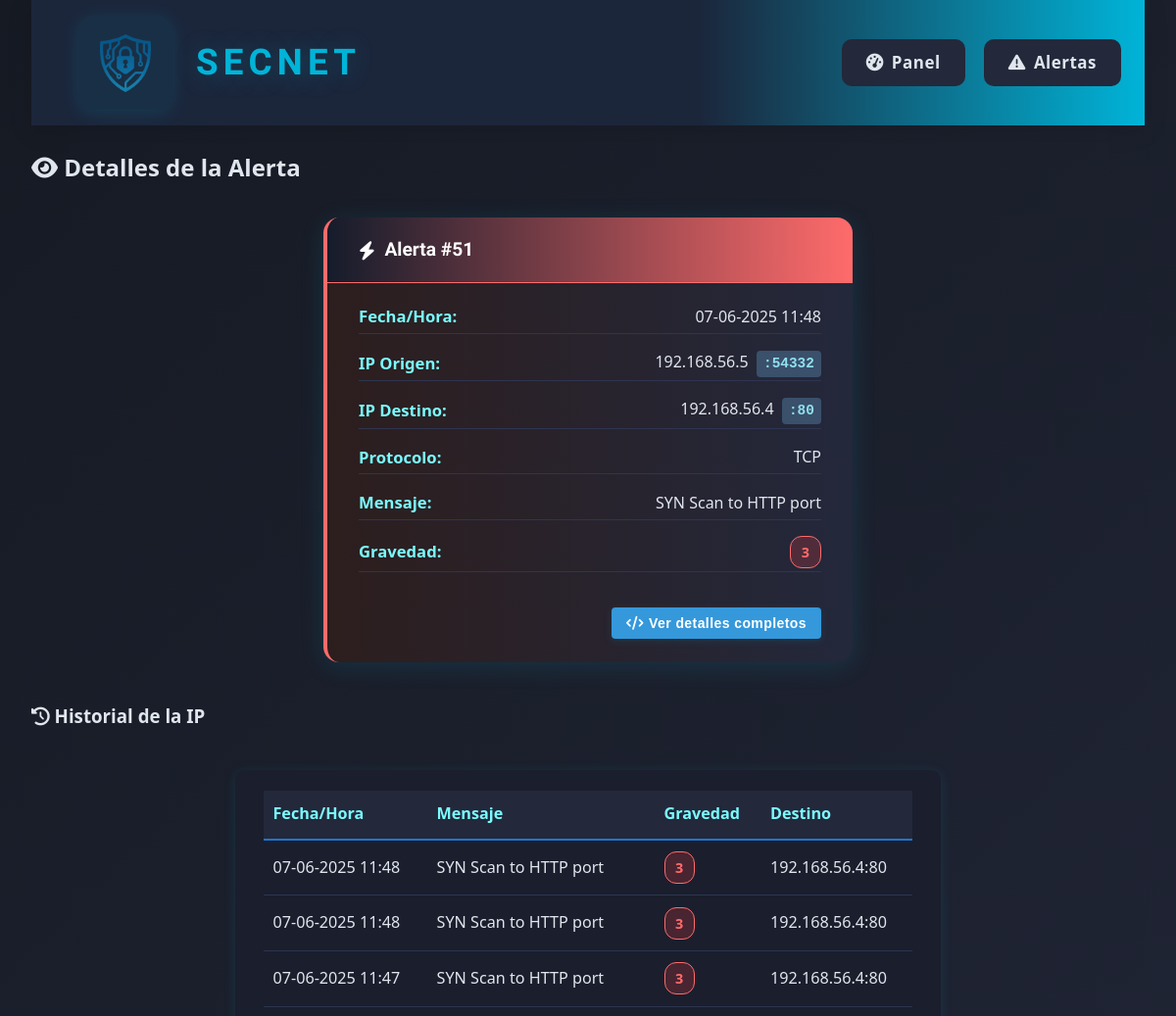
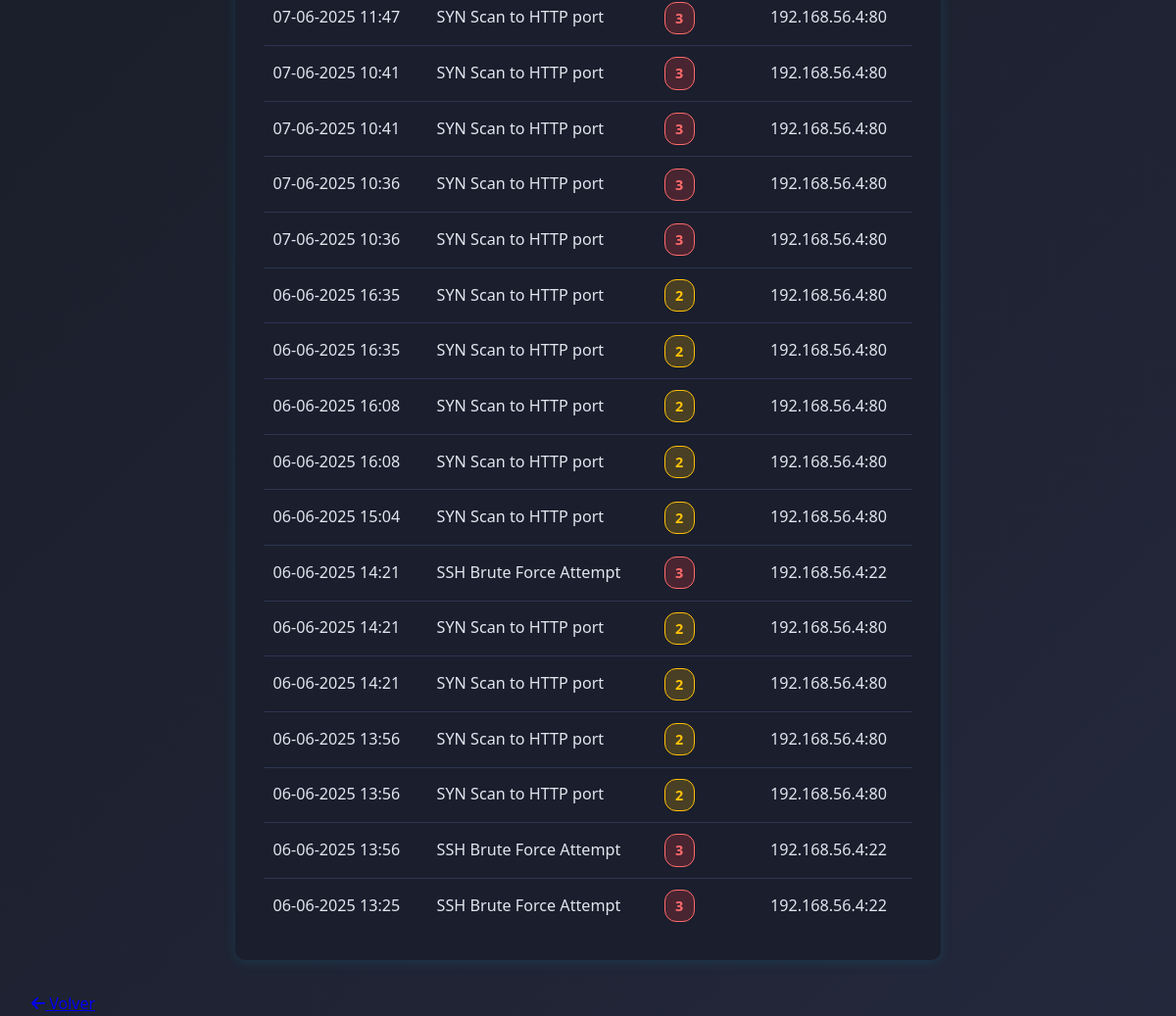
Screenshot of /web-interface/alert-details.php?id=51 with the database file from the repository (2 pictures, top to bottom).
### tables this page shows
CREATE TABLE alerts (
        id INTEGER PRIMARY KEY AUTOINCREMENT,
        timestamp TEXT,
        source_ip TEXT,
        source_port TEXT,
        destination_ip TEXT,
        dest_port TEXT,
        alert_message TEXT,
        severity INTEGER,
        protocol TEXT,
        action_taken TEXT,
        raw_data TEXT
    );

### web-interface/alert-details.php (the view, shortened to what this page needs)
<?php
$id = intval($_GET['id']);
$db = new SQLite3('/var/www/html/database/alerts.db');
$stmt = $db->prepare('SELECT * FROM alerts WHERE id = :id');
$stmt->bindValue(':id', $id, SQLITE3_INTEGER);
$result = $stmt->execute();
$alert = $result->fetchArray(SQLITE3_ASSOC);
$source_ip = $alert['source_ip'];
$history = [];
if ($source_ip) {
    $hist_stmt = $db->prepare('SELECT * FROM alerts WHERE source_ip = :source_ip ORDER BY timestamp DESC LIMIT 20');
    $hist_stmt->bindValue(':source_ip', $source_ip, SQLITE3_TEXT);
    $hist_result = $hist_stmt->execute();
    while ($row = $hist_result->fetchArray(SQLITE3_ASSOC)) {
        $history[] = $row;
    }
}
?>
<!DOCTYPE html>
<html lang="es">
<head>
    <link rel="stylesheet" href="css/style.css">
    <link rel="stylesheet" href="https://cdnjs.cloudflare.com/ajax/libs/font-awesome/6.4.0/css/all.min.css">
</head>
<body>
    <div class="container">
        <header>
            <div class="logo-container">
                <a href="index.php" style="display:flex;align-items:center;text-decoration:none;">
                    <img src="assets/logo.png" alt="Logo">
                    <h1 class="secnet-title">SecNet</h1>
                </a>
            </div>
            <nav>
                <ul>
                    <li><a href="index.php"><i class="fas fa-tachometer-alt"></i> Panel</a></li>
                    <li><a href="alerts.php"><i class="fas fa-exclamation-triangle"></i> Alertas</a></li>
                </ul>
            </nav>
        </header>
        <main>
            <h2><i class="fas fa-eye"></i> Detalles de la Alerta</h2>
            <section class="alert-card severity-<?= (int)$alert['severity'] ?>">
                <div class="alert-card-header">
                    <i class="fas fa-bolt"></i> Alerta #<?= htmlspecialchars($alert['id']) ?>
                </div>
                <div class="alert-card-body">
                    <div class="alert-detail-row"><span class="alert-detail-label">Fecha/Hora:</span><span><?php
    $date = new DateTime($alert['timestamp'], new DateTimeZone('UTC'));
    $date->setTimezone(new DateTimeZone('Europe/Madrid'));
    echo $date->format('d-m-Y H:i');
?></span></div>
                    <div class="alert-detail-row">
                        <span class="alert-detail-label">IP Origen:</span>
                        <span>
                            <?= htmlspecialchars($alert['source_ip']) ?>
                            <?php if (!empty($alert['source_port'])): ?>
                                <span class="port-badge">:<?= htmlspecialchars($alert['source_port']) ?></span>
                            <?php endif; ?>
                        </span>
                    </div>
                    <div class="alert-detail-row">
                        <span class="alert-detail-label">IP Destino:</span>
                        <span>
                            <?= htmlspecialchars($alert['destination_ip']) ?>
                            <?php if (!empty($alert['dest_port'])): ?>
                                <span class="port-badge">:<?= htmlspecialchars($alert['dest_port']) ?></span>
                            <?php endif; ?>
                        </span>
                    </div>
                    <div class="alert-detail-row"><span class="alert-detail-label">Protocolo:</span><span><?= htmlspecialchars($alert['protocol']) ?></span></div>
                    <div class="alert-detail-row"><span class="alert-detail-label">Mensaje:</span><span><?= htmlspecialchars($alert['alert_message']) ?></span></div>
                    <div class="alert-detail-row"><span class="alert-detail-label">Gravedad:</span><span class="gravedad-badge gravedad-<?= (int)$alert['severity'] ?>"><?= htmlspecialchars($alert['severity']) ?></span></div>
                    <div class="alert-actions">
                        <button id="showJsonBtn" class="action-btn primary">
                            <i class="fas fa-code"></i> Ver detalles completos
                        </button>
                    </div>
                </div>
            </section>
            <h3><i class="fas fa-history"></i> Historial de la IP</h3>
            <section class="alert-history-box">
                <table class="alert-history-table">
                    <thead>
                        <tr>
                            <th>Fecha/Hora</th>
                            <th>Mensaje</th>
                            <th>Gravedad</th>
                            <th>Destino</th>
                        </tr>
                    </thead>
                    <tbody>
                    <?php foreach ($history as $h): ?>
                        <tr>
                            <td><?php
    $date = new DateTime($h['timestamp'], new DateTimeZone('UTC'));
    $date->setTimezone(new DateTimeZone('Europe/Madrid'));
    echo $date->format('d-m-Y H:i');
?></td>
                            <td><?= htmlspecialchars($h['alert_message']) ?></td>
                            <td><span class="gravedad-badge gravedad-<?= (int)$h['severity'] ?>"><?= htmlspecialchars($h['severity']) ?></span></td>
                            <td><?= htmlspecialchars($h['destination_ip']) ?><?= !empty($h['dest_port']) ? ':' . htmlspecialchars($h['dest_port']) : '' ?></td>
                        </tr>
                    <?php endforeach; ?>
                    </tbody>
                </table>
            </section>
            <a href="index.php" class="btn"><i class="fas fa-arrow-left"></i> Volver</a>
        </main>
    </div>
</body>
</html>

### web-interface/alert-details.php (style rules this page uses)
.action-btn { padding: 8px 15px; border: none; border-radius: 4px; cursor: pointer; font-size: 14px; display: inline-flex; align-items: center; gap: 5px; transition: background-color 0.2s; }
.action-btn.primary { background-color: #3498db; color: white; }
.alert-actions { margin-top: 20px; display: flex; gap: 10px; justify-content: flex-end; }

### rows the page displays
alerts: id "51", timestamp "07-06-2025 11:48", source_ip "192.168.56.5", source_port "54332", destination_ip "192.168.56.4", dest_port "80", protocol "TCP", alert_message "SYN Scan to HTTP port", severity "3"
alerts: timestamp "07-06-2025 11:48", alert_message "SYN Scan to HTTP port", severity "3", destination_ip "192.168.56.4", dest_port "80"
alerts: timestamp "07-06-2025 11:47", alert_message "SYN Scan to HTTP port", severity "3", destination_ip "192.168.56.4", dest_port "80"
alerts: timestamp "07-06-2025 11:47", alert_message "SYN Scan to HTTP port", severity "3", destination_ip "192.168.56.4", dest_port "80"
alerts: timestamp "07-06-2025 10:41", alert_message "SYN Scan to HTTP port", severity "3", destination_ip "192.168.56.4", dest_port "80"
alerts: timestamp "07-06-2025 10:41", alert_message "SYN Scan to HTTP port", severity "3", destination_ip "192.168.56.4", dest_port "80"
alerts: timestamp "07-06-2025 10:36", alert_message "SYN Scan to HTTP port", severity "3", destination_ip "192.168.56.4", dest_port "80"
alerts: timestamp "07-06-2025 10:36", alert_message "SYN Scan to HTTP port", severity "3", destination_ip "192.168.56.4", dest_port "80"
alerts: timestamp "06-06-2025 16:35", alert_message "SYN Scan to HTTP port", severity "2", destination_ip "192.168.56.4", dest_port "80"
alerts: timestamp "06-06-2025 16:35", alert_message "SYN Scan to HTTP port", severity "2", destination_ip "192.168.56.4", dest_port "80"
alerts: timestamp "06-06-2025 16:08", alert_message "SYN Scan to HTTP port", severity "2", destination_ip "192.168.56.4", dest_port "80"
alerts: timestamp "06-06-2025 16:08", alert_message "SYN Scan to HTTP port", severity "2", destination_ip "192.168.56.4", dest_port "80"
alerts: timestamp "06-06-2025 15:04", alert_message "SYN Scan to HTTP port", severity "2", destination_ip "192.168.56.4", dest_port "80"
alerts: timestamp "06-06-2025 14:21", alert_message "SSH Brute Force Attempt", severity "3", destination_ip "192.168.56.4", dest_port "22"
alerts: timestamp "06-06-2025 14:21", alert_message "SYN Scan to HTTP port", severity "2", destination_ip "192.168.56.4", dest_port "80"
alerts: timestamp "06-06-2025 14:21", alert_message "SYN Scan to HTTP port", severity "2", destination_ip "192.168.56.4", dest_port "80"
alerts: timestamp "06-06-2025 13:56", alert_message "SYN Scan to HTTP port", severity "2", destination_ip "192.168.56.4", dest_port "80"
alerts: timestamp "06-06-2025 13:56", alert_message "SYN Scan to HTTP port", severity "2", destination_ip "192.168.56.4", dest_port "80"
alerts: timestamp "06-06-2025 13:56", alert_message "SSH Brute Force Attempt", severity "3", destination_ip "192.168.56.4", dest_port "22"
alerts: timestamp "06-06-2025 13:25", alert_message "SSH Brute Force Attempt", severity "3", destination_ip "192.168.56.4", dest_port "22"
